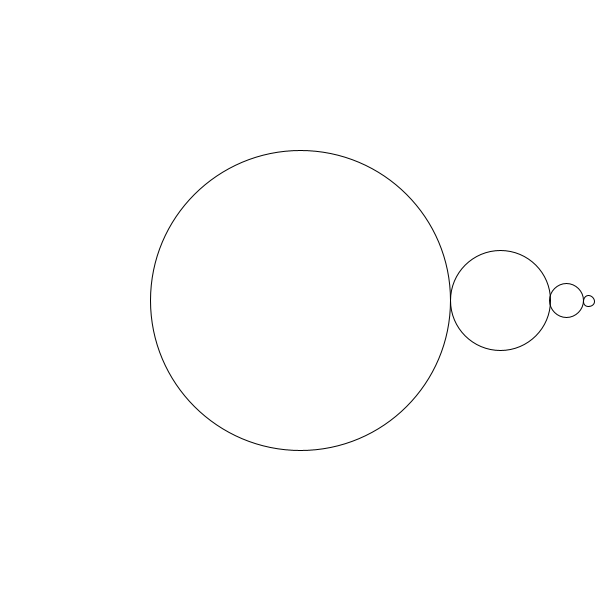
Frame 1 (no input)
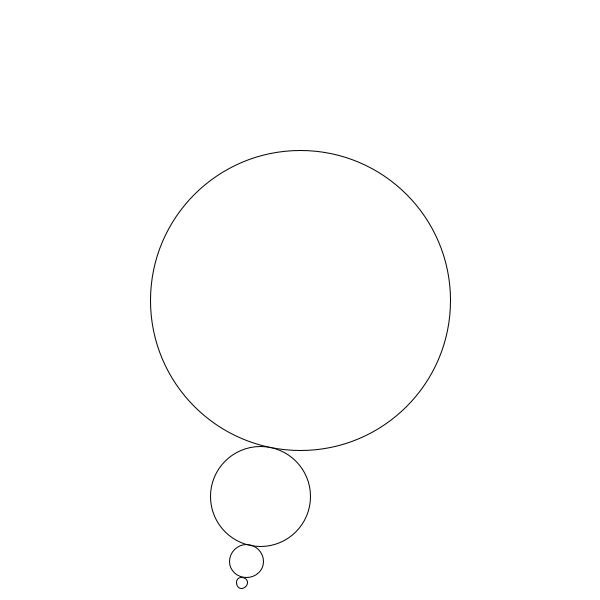
Frame 60 (the mouse pressed at the canvas centre just before this capture)
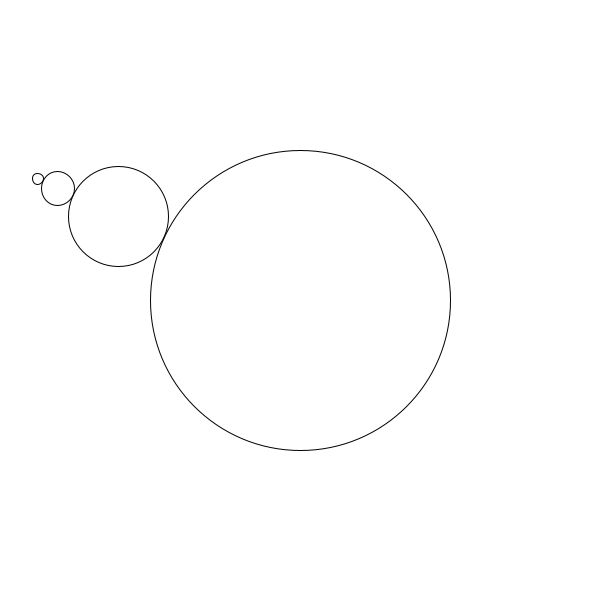
Frame 120 (the mouse held since frame 60 and released just before this capture)

The Processing sketch that drew these frames (run headless with seeded random() and noise(); from frame 60 on, the mouse is pressed at the canvas centre):

// Processing sketch: spirografoV1
// ── spirografoV1.pde
cerchio [] spiro = new cerchio[4]; 
float angle = 0;

void setup() {
  size(600, 600);
  noFill();
  stroke(0);
  spiro[0] = new cerchio(0);
  spiro[0].raggio = width / 2;

  for (int i = 1; i < spiro.length; i++) {
    spiro[i] = new cerchio(0.01);
    spiro[i].raggio = spiro[i - 1].raggio / 3;
    spiro[i].x = spiro[i - 1].x;
    spiro[i].y = spiro[i - 1].y;
    spiro[i].x += /* cos(angle) * */ (spiro[i - 1].raggio + spiro[i].raggio) / 2;
  }
}

void draw() {
  background(255);


  fract();

  translate(width / 2, height / 2);

  for (cerchio c : spiro) {
    c.create();
  }


}


void fract() {

  for (int i = 1; i < spiro.length; i++) { 
    spiro[i].x =  cos(angle) * ((spiro[i - 1].raggio + spiro[i].raggio) / 2) + spiro[i - 1].x;
    spiro[i].y =  sin(angle) * ((spiro[i - 1].raggio + spiro[i].raggio) / 2) + spiro[i - 1].y;
  angle += spiro[i].vel;  
}
}

// ── cerchio.pde
class cerchio{

  float x;
  float y;
  float raggio;
  float vel;
  
  cerchio(float v){
   
    x = 0;
    y = 0;
    raggio = 0;
    vel = v;
    
  }


   void create(){
    
     ellipse(x, y, raggio, raggio);
     
   }
}
